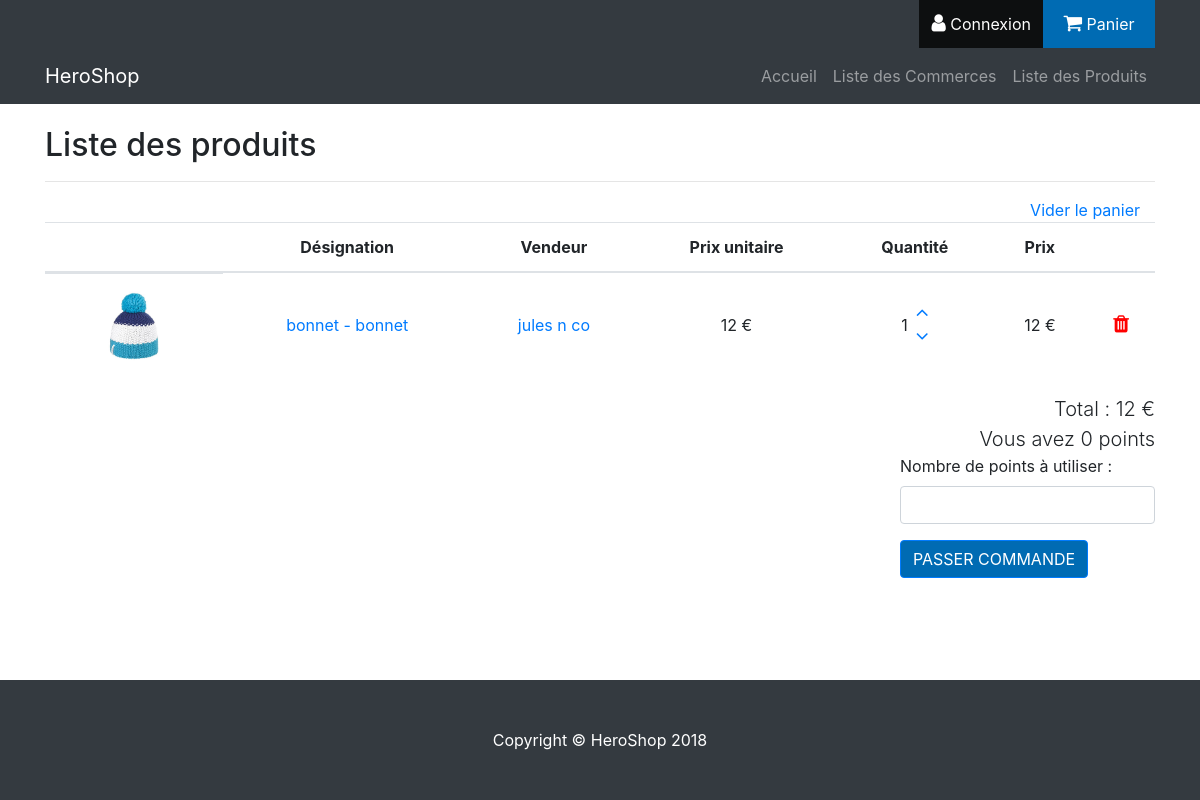
/Panier/ajouter_panier/32, run on the app's committed database.
### tables this page shows
CREATE TABLE `produit_type` (
  `idProduitType` int(8) UNSIGNED NOT NULL,
  `nomProduitType` varchar(128) NOT NULL,
  `descriptionProduitType` text NOT NULL,
  `prixProduitType` float NOT NULL,
  `seuilStockProduitType` int(8) NOT NULL,
  `idCategorie` int(8) UNSIGNED DEFAULT NULL,
  `siretCommerce` varchar(14) NOT NULL
);

CREATE TABLE `commerce` (
  `siretCommerce` varchar(14) NOT NULL,
  `nomCommerce` varchar(128) NOT NULL,
  `mailCommerce` varchar(64) NOT NULL,
  `telCommerce` varchar(10) NOT NULL,
  `numAdresseCommerce` int(4) NOT NULL,
  `rueCommerce` varchar(64) NOT NULL,
  `codePostalCommerce` int(10) NOT NULL,
  `villeCommerce` varchar(64) NOT NULL,
  `complementAdresseCommerce` varchar(128) NOT NULL,
  `tempsReservationProduitsCommerce` time NOT NULL,
  `produitsLivrablesCommerce` tinyint(1) NOT NULL,
  `idCommercant` int(8) UNSIGNED NOT NULL,
  `descriptionCommerce` text
);

### application/libraries/Layout.php (called while the page is built, shortened)
<?php
class Layout {
    private $CI;
    private $var = array();
    public function __construct() {
        $this->CI = & get_instance();
        $this->var['output'] = '';
        $this->var['titre'] = ucfirst($this->CI->router->fetch_method()) . ' - ' . ucfirst($this->CI->router->fetch_class());
        $this->var['charset'] = $this->CI->config->item('charset');
        $this->var['css'] = array();
        $this->var['js'] = array();
        $this->var['jquery'] = array();
        $this->var['menu'] = array();
        $this->var['topMenu'] = array();
        $this->var['sideMenu'] = array();
        $this->var['nomSideMenu'] = "";
    }
    public function view($name, $data = array(), $return = false) {
        $this->var['output'] .= $this->CI->load->view($name, $data, true);
        if (!$return) {
            $this->CI->load->view('../themes/default_layout', $this->var);
        } else {
            return $this->CI->load->view('../themes/default_layout', $this->var, true);
        }
    }
    public function ajouter_menu($menu, $intitule, $controller) {
        $this->var[$menu][$controller] = array(
            "intitule" => $intitule,
            "url" => site_url($controller . "/"),
            "actif" => $controller == $this->CI->router->fetch_class(),
        );
    }
    public function init_menu() {
        $this->CI->load->library('session');
    }
}

### application/controllers/Panier.php (called while the page is built, shortened)
<?php
class Panier extends CI_Controller {
    public function afficher_panier() {
        $idClient = $this->session->logged_in['idClient'];
        $data = array(
            'produits' => array(),
        );
        if (!is_null($idClient)) {
            $pointsFidelitesClient = $this->Client_model->get_nb_point_client($idClient)->pointsFidelitesClient;
            $data['pointsFidelitesClient'] = $pointsFidelitesClient;
        } else {
            $data['pointsFidelitesClient'] = 0;
        }
        $somme_prix = 0;
        if ($this->session->has_userdata('panier')) {
            $session_data = $this->session->panier;
            foreach ($session_data as $ligne) {
                $id_Produit_variante = $ligne['idProduit'];
                $quantite = $ligne['quantite'];
                $where = array(
                    "idProduitVariante" => $id_Produit_variante,
                );
                $produit_variante = $this->Produit_variante_model->read('*', $where, 1)[0];
                if ($produit_variante) {
                    $where = array(
                        "idProduitType" => $produit_variante->idProduitType,
                    );
                    $produit_type = $this->Produit_type_model->read('*', $where, 1);
                }
                if ($produit_variante && isset($produit_type) && $produit_type) {
                    $donnees_produit = (object) array_merge((array) $produit_type[0], (array) $produit_variante);
                    $image_url = url_images_in_folder("/assets/images/produits/produit_" . $donnees_produit->idProduitType . '/variante_' . $id_Produit_variante) [0];
                    $donnees_produit->image_url = $image_url;
                    $donnees_produit->quantite = $quantite;
                    $where = array(
                        "siretCommerce" => $donnees_produit->siretCommerce,
                    );
                    $donnes_commerce = $this->Commerce_model->read('*', $where, 1);
                    if ($donnes_commerce) {
                        $donnees_produit->commerce = $donnes_commerce[0];
                    }
                    $prix_total = $donnees_produit->prixProduitVariante * $donnees_produit->quantite;
                    $donnees_produit->prixTotal = $prix_total;
                    $somme_prix += $prix_total;
                    $data['produits'][] = $donnees_produit;
                } else {
                    $this->supprimer_produit_sesssion($id_Produit_variante, 0);
                }
            }
        }
        $data['somme_totale'] = $somme_prix;
        $this->layout->view('Panier/panier.php', $data);
    }
    public function ajouter_panier($idProduitVariante, $quantite = 1) {
        $session_data = array();
        $ok = false;
        if (!$ok) {
            $session_data[] = array(
                'idProduit' => $idProduitVariante,
                'quantite' => $quantite,
            );
        }
        $this->session->set_userdata('panier', $session_data);
        $this->afficher_panier();
    }
}
?>

### index.php (called while the page is built, shortened)
<?php
require_once BASEPATH.'core/CodeIgniter.php';

### application/core/MY_Model.php (called while the page is built, shortened)
<?php
class MY_Model extends CI_Model {
    public function read($select = '*', $where = array(), $nb = null, $debut = null) {
        return $this->db->select($select)
                        ->from($this->table)
                        ->where($where)
                        ->limit($nb, $debut)
                        ->get()
                        ->result();
    }
}

### application/helpers/MY_url_helper.php (called while the page is built, shortened)
<?php  if ( ! defined('BASEPATH')) exit('No direct script access allowed');
if ( ! function_exists('site_url'))
{
	function site_url($uri = '')
	{
		if( ! is_array($uri))
		{
			$uri = func_get_args();
		}
		$CI =& get_instance();
		return $CI->config->site_url($uri);
	}
}

### application/views/Panier/panier.php (the view)
<div id="panier">
    <h2>Liste des produits</h2>
    <hr/>
    <div class="table-responsive">
        <div class="col-md-2 offset-md-10" style="text-align: right">
            <a href="<?php echo base_url('Panier/vider_panier/') ?>">Vider le panier</a>
        </div>
        <table class="table">
            <thead>
                <tr>
                    <th scope="col"></th>
                    <th scope="col">Désignation</th>
                    <th scope="col">Vendeur</th>
                    <th scope="col">Prix unitaire</th>
                    <th scope="col">Quantité</th>
                    <th scope="col">Prix</th>
                    <th scope="col"></th>
                </tr>
            </thead>
            <tbody>
                <?php foreach ($produits as $p): ?>
                    <tr>
                        <td style="display:flex; justify-content: center">
                            <a href="<?php echo site_url('/Produits/fiche_produit/' . $p->idProduitType . '/' . $p->idProduitVariante) ?>">
                                <img src="<?php echo $p->image_url ?>" style="height:80px;width:auto">
                            </a>
                        <td>
                            <a href="<?php echo site_url('/Produits/fiche_produit/' . $p->idProduitType . '/' . $p->idProduitVariante) ?>">
                                <?php echo $p->nomProduitType . ' - ' . $p->nomProduitVariante ?>
                            </a>
                        </td>
                        <td>
                            <a href="<?php echo site_url('Commerces/fiche_commerce/' . $p->commerce->siretCommerce) ?>">
                                <?php echo $p->commerce->nomCommerce ?>
                            </a>
                        </td>
                        <td>
                            <?php echo $p->prixProduitVariante ?> €
                        </td>
                        <td>
                            <div class="flex-centered-elements">
                                <span>
                                    <?php echo $p->quantite ?>
                                </span>
                                <span class="btn-group-vertical pull-right">
                                    <a href="<?php echo site_url('Panier/ajouter_panier/' . $p->idProduitVariante . '/1') ?>">
                                        <i class="fa fa-angle-up"></i>
                                    </a>
                                    <a href="<?php echo site_url('Panier/supprimer_panier/' . $p->idProduitVariante . '/1') ?>">
                                        <i class="fa fa-angle-down"></i>
                                    </a>
                                </span>
                            </div>
                        </td>
                        <td>
                            <?php echo $p->prixTotal ?> €
                        </td>
                        <td>
                            <a href="<?php echo site_url('Panier/supprimer_panier/' . $p->idProduitVariante . '/0') ?>">
                                <i class="fa fa-trash"></i>
                            </a>
                        </td>
                    </tr>
                <?php endforeach; ?>
            </tbody>
        </table>
    </div>
    <?php echo form_open_multipart(base_url('Client/Commandes/ajouter_commandes')); ?>
    <div class="row justify-content-end">
        <div class="col-lg-3">
            <span class="pull-right lead"> Total : <?php echo $somme_totale ?> € </span>
        </div>
    </div>
    <div class="row justify-content-end">
        <div class="col-lg-3">
            <span class="pull-right lead"> Vous avez <?php echo $pointsFidelitesClient ?> points </span>
            <div class="form-group">
                <label for="inputNumAdresse"> Nombre de points à utiliser : </label>
                <input type="number" class="form-control" name="nbpoints" id="inputNbpoints" min="0" placeholder="" value="<?php echo set_value('nbpoints') ?>">
            </div>
        </div>
    </div>
    <div class="row justify-content-end">
        <div class="col-lg-3">
            <button class="passer_commande btn btn-primary" type="submit" class="btn btn-primary">Passer Commande</button>
        </div>
    </div>
    <?php echo form_close(); ?>
</div>

### assets/css/shop-homepage.css (style rules this page uses)
body { padding-top: 54px; }
@media (min-width: 992px) { body { padding-top: 56px; } }

### assets/css/main.css (style rules this page uses)
html { height: 100%; }
body { padding-top:0; display: flex; min-height: 100vh; flex-direction: column; }
img { max-width : 100%; height: auto; display: block; }
.table td, .table th { text-align: center; vertical-align: middle; }
.fa { font-size:125%; }
.fa-trash { font-size:125%; color:red; }
.flex-centered-elements { display:flex; justify-content:center; align-items: center; }
.flex-centered-elements span { padding-left:4px; padding-right:4px; }
.passer_commande { color: #FFF; background:#006bb3; text-transform: uppercase; text-align: center; }

### data on the page
produit_type: nomProduitType "bonnet", siretCommerce.nomCommerce "jules n co", prixProduitVariante "12", idCategorie "1", idCategorie "12"

### other printed values
$topMenu['Auth']['intitule'] "Connexion"
$topMenu['Panier']['intitule'] "Panier"
$m["intitule"] "Accueil"
$m["intitule"] "Liste des Commerces"
$m["intitule"] "Liste des Produits"
$somme_totale "12"
$pointsFidelitesClient "0"
